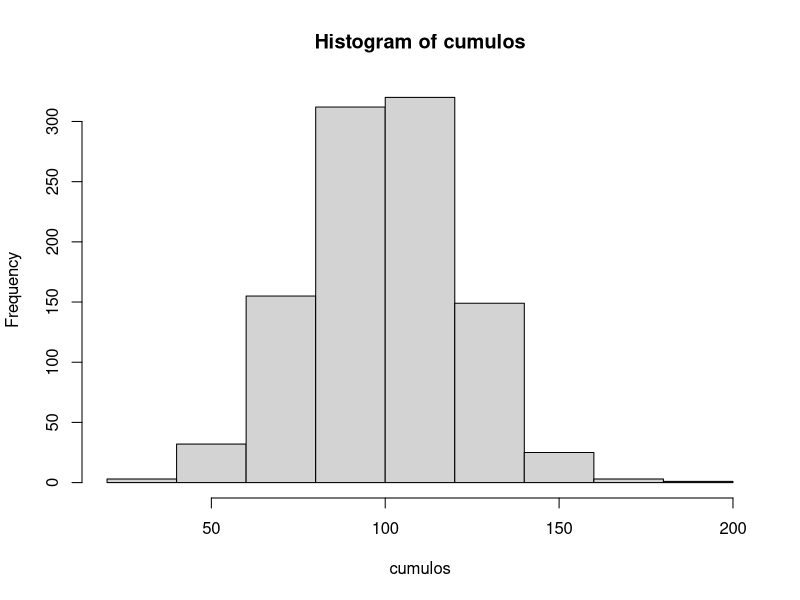
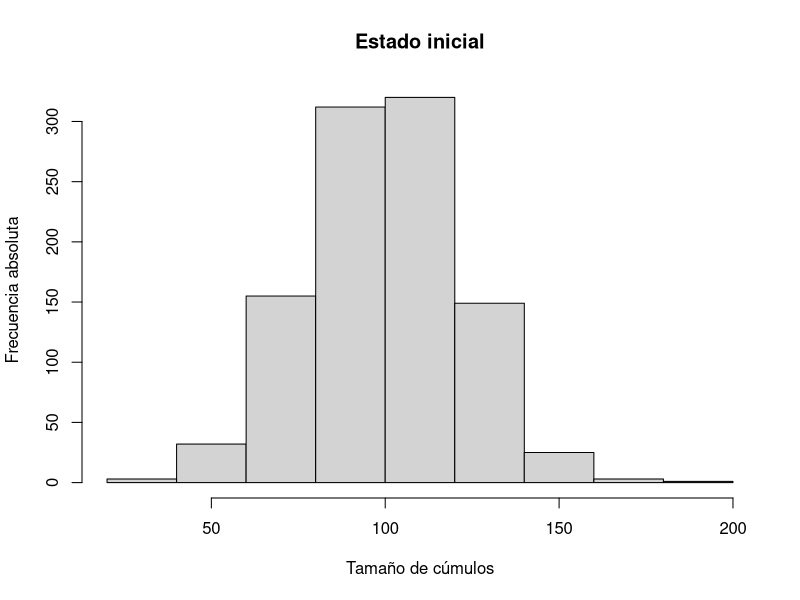

The R source for these figures, in order:
k <- 1000
n <- 100000
cumulos <- rnorm(k)
cumulos <- cumulos - min(cumulos) # ahora el menor vale cero
cumulos <- cumulos + 1 # ahora el menor vale uno
cumulos <- cumulos / sum(cumulos) # ahora suman a uno
cumulos <- n * cumulos # ahora suman a n, pero son valores decimales
cumulos <- round(cumulos) # ahora son enteros
diferencia <- n - sum(cumulos) # por cuanto le hemos fallado
if (diferencia > 0) { # faltan particulas
    for (i in 1:diferencia) {
        p <- sample(1:k, 1) # elegimos uno al azar
        cumulos[p] <- cumulos[p] + 1 # agregamos particula
    }
} else if (diferencia < 0) { # sobran particulas
    while (diferencia < 0) {
        p <- sample(1:k, 1) # elegimos uno al azar
        if (cumulos[p] > 1) { # sin vaciar
            cumulos[p] <- cumulos[p] - 1 # restamos particula
            diferencia <- diferencia + 1 
    }
    }
}
png("p8_init.png")
plot(hist(cumulos), main="Estado inicial",
     xlab="Tama\u{00f1}o de c\u{00fa}mulos", ylab="Frecuencia absoluta")
graphics.off()
